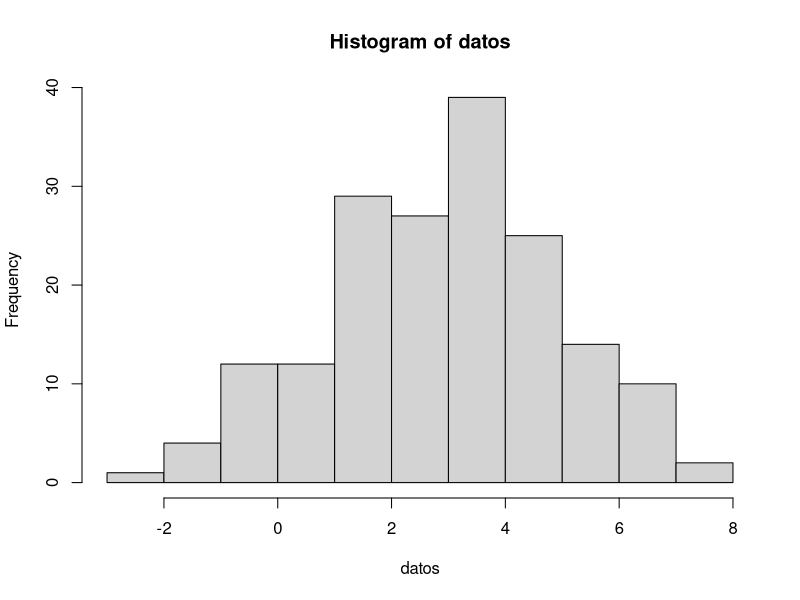
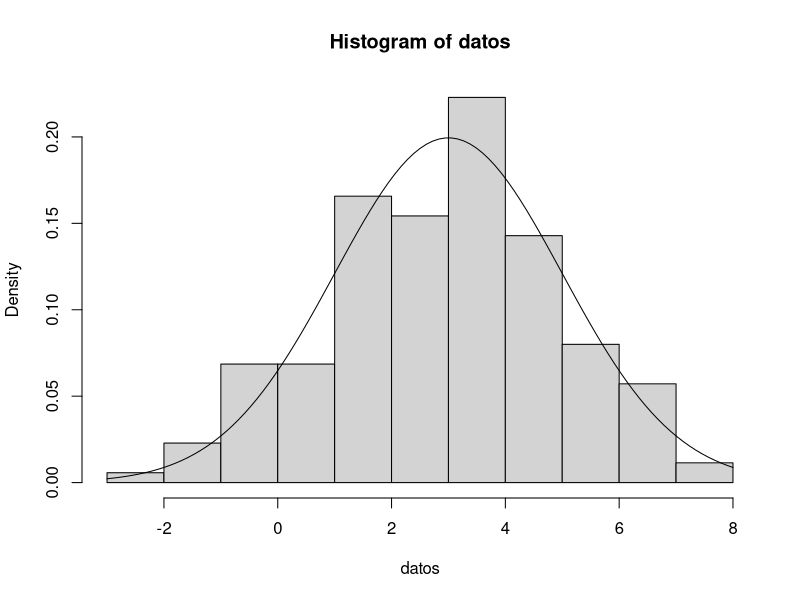
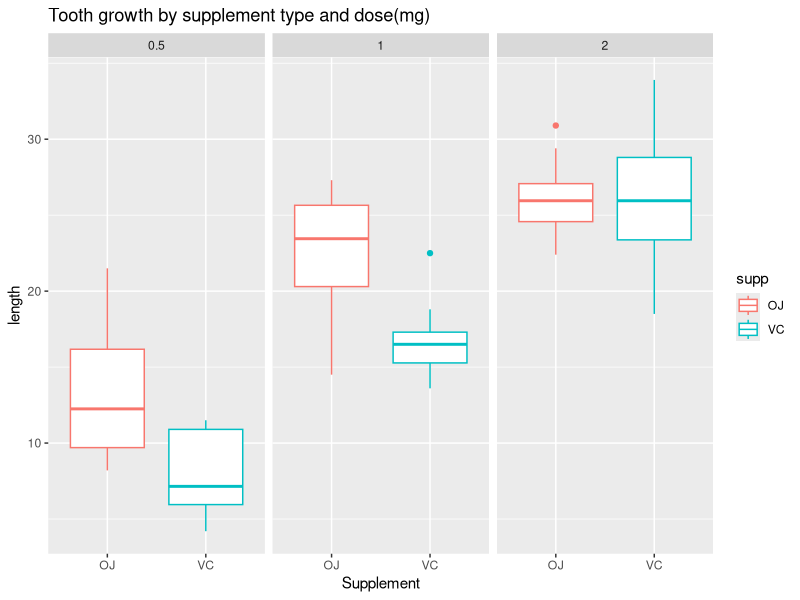

Generate these figures, in order, with R:
## ---- chunk 1
options(width=80)
set.seed(113) 
datos<-rnorm(175,3,2)
head(datos)
## ---- chunk 2
mean(datos)
var(datos)
## ---- chunk 3
 hist(datos)
## ---- chunk 4
 hist(datos, freq=FALSE)
 curve(dnorm(x,3,2),add=TRUE)
## ---- chunk 5
library(data.table)
library(datasets)
library(ggplot2)
## ---- chunk 6
# The Effect of Vitamin C on Tooth Growth in Guinea Pigs
data(ToothGrowth)
toothGrowth <- data.table(ToothGrowth) 
setnames(toothGrowth, c('len','supp','dose'),c('Length','Supplement','Dose'))
toothGrowth$Dose <- as.factor(toothGrowth$Dose)
## ---- chunk 7
summary(toothGrowth)
head(toothGrowth)
## ---- chunk 8
g<-ggplot(ToothGrowth, aes(x=supp, y=len, color=supp)) + geom_boxplot() + facet_grid(facets = ~ dose) + labs(title="Tooth growth by supplement type and dose(mg)" , y = "length", x = "Supplement")
g
## ---- chunk 9

## ---- chunk 10

## ---- chunk 11

## ---- chunk 12

## ---- chunk 13

## ---- chunk 14

## ---- chunk 15

## ---- chunk 16

